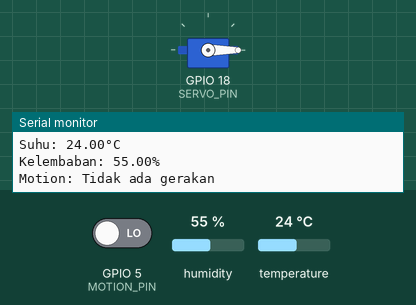
Simulated run of this program. Board: ESP32. Shown: servo, the last lines printed to the serial monitor. The test bench sets the inputs (shaded band); at power-on: humidity 55 %, GPIO 5 (MOTION_PIN) LOW, temperature 24 °C.

Above: at 4.8 s.
4.9 s: humidity set to 69 %
7.9 s: humidity set to 72 %
At 9.21 s:
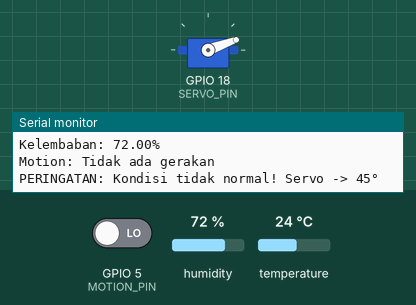
At 11.2 s:
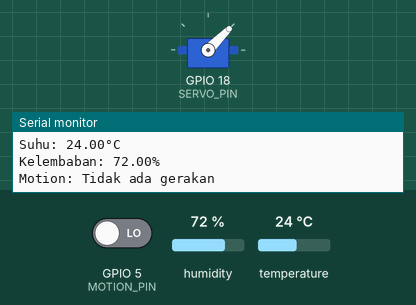
11.4 s: GPIO 5 (MOTION_PIN) driven HIGH
15.6 s: temperature set to 29.6 °C
18.6 s: temperature set to 30.7 °C
At 23.6 s:
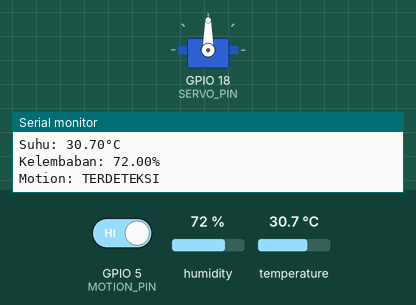
Timing chart, 0 to 23.8 s (numbered marks = the images above; inputs shaded):
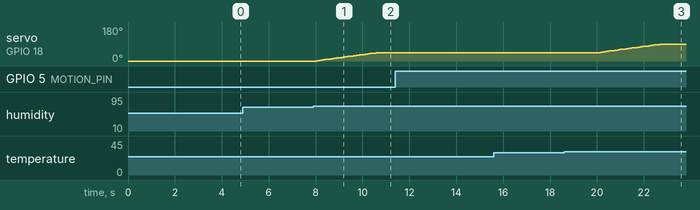

The program:

main.cpp
```cpp
#include <Arduino.h>
#include <DHT.h>
#include <ESP32Servo.h>

#define DHT_PIN 4
#define MOTION_PIN 5
#define SERVO_PIN 18

#define DHT_TYPE DHT22
DHT dht(DHT_PIN, DHT_TYPE);

Servo myServo;

float temperature;
float humidity;
bool motionDetected = false;
bool alertStatus = false;
unsigned long previousMillis = 0;
const long interval = 2000; // Interval pembacaan sensor (2 detik)
int currentServoPos = 0;

// Thresholds
const float TEMP_THRESHOLD = 30.0;
const float HUMID_THRESHOLD = 70.0;

void controlServo()
{
  int targetPosition = 0;

  if (motionDetected && temperature > TEMP_THRESHOLD) // Suhu abnormal + motion trigger
  {
    targetPosition = 90;
    if (!alertStatus)
    {
      Serial.println("KONDISI KRITIS: Motion + Suhu tinggi! Servo -> 90°");
      alertStatus = true;
    }
  }
  else if (motionDetected || temperature > TEMP_THRESHOLD || humidity > HUMID_THRESHOLD) // Salah satu sensor ketrigger/abnormal
  {
    targetPosition = 45;
    if (!alertStatus)
    {
      Serial.println("PERINGATAN: Kondisi tidak normal! Servo -> 45°");
      alertStatus = true;
    }
  }
  else // Normal
  {
    targetPosition = 0;
    if (alertStatus)
    {
      Serial.println("NORMAL: Kondisi aman. Servo -> 0°");
      alertStatus = false;
    }
  }

  // Gerakkan servo sesuai posisi target
  if (currentServoPos != targetPosition)
  {
    if (currentServoPos < targetPosition)
    {
      currentServoPos += 2;
      if (currentServoPos > targetPosition)
        currentServoPos = targetPosition;
    }
    else
    {
      currentServoPos -= 2;
      if (currentServoPos < targetPosition)
        currentServoPos = targetPosition;
    }

    myServo.write(currentServoPos);
    delay(20);
  }
}

void setup()
{
  Serial.begin(115200);

  pinMode(MOTION_PIN, INPUT);

  dht.begin();

  myServo.attach(SERVO_PIN);
  myServo.write(0);

  Serial.println("=== Smart Monitoring System ===");
  Serial.println("DHT22 Sensor + Motion Sensor + Servo Alert");
  Serial.println("DHT22 pada pin 4, Motion PIR pada pin 5");
  Serial.println("Aktuator: Servo pada pin 18");
  Serial.println("Threshold: 30°C, 70% RH");
  Serial.println("Servo Positions: 0°=Normal, 45°=Warning, 90°=Critical");
  Serial.println("=====================================");
}

void loop()
{
  unsigned long currentMillis = millis();

  // Baca sensor setiap 2 detik
  if (currentMillis - previousMillis >= interval)
  {
    previousMillis = currentMillis;

    // Baca sensor suhu
    humidity = dht.readHumidity();
    temperature = dht.readTemperature();

    if (isnan(humidity) || isnan(temperature))
    {
      Serial.println("Error: Gagal membaca DHT sensor!");
      return;
    }

    // Baca sensor motion
    motionDetected = digitalRead(MOTION_PIN);

    Serial.println("\n--- Data Sensor ---");
    Serial.printf("Suhu: %.2f°C\n", temperature);
    Serial.printf("Kelembaban: %.2f%%\n", humidity);
    Serial.printf("Motion: %s\n", motionDetected ? "TERDETEKSI" : "Tidak ada gerakan");
  }

  controlServo();

  delay(100);
}
```

Measured:
- the behaviour switches between 70 and 71 % on humidity (found by bisection; images 0 and 1)
- the behaviour switches between 30 and 30.1 °C on temperature (found by bisection; images 2 and 3)
- after the input at 7.9 s, servo on GPIO 18 (SERVO_PIN): moves from 0° to 45° over 2.6 s, starting after 0.15 s
- after the input at 18.6 s, servo on GPIO 18 (SERVO_PIN): moves from 45° to 90° over 2.6 s, starting after 1.6 s
